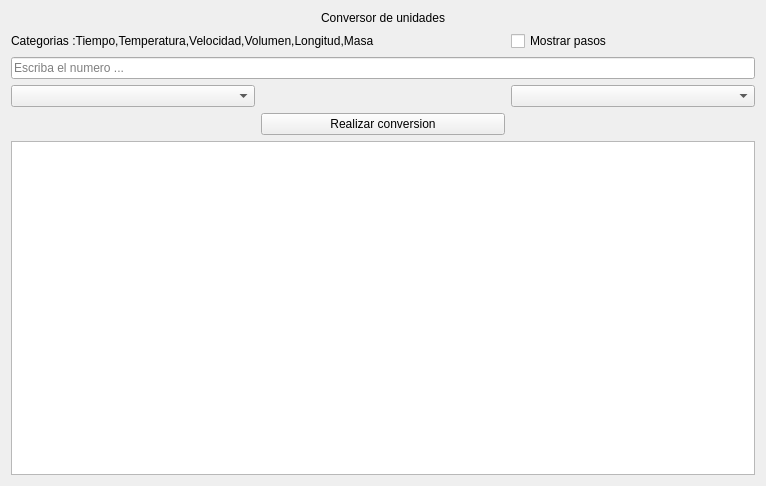
<?xml version="1.0" encoding="UTF-8"?>
<ui version="4.0">
 <class>Form</class>
 <widget class="QWidget" name="Form">
  <property name="geometry">
   <rect>
    <x>0</x>
    <y>0</y>
    <width>766</width>
    <height>486</height>
   </rect>
  </property>
  <property name="windowTitle">
   <string>Form</string>
  </property>
  <layout class="QGridLayout" name="gridLayout">
   <item row="1" column="0" colspan="2">
    <widget class="QLabel" name="label_2">
     <property name="text">
      <string>Categorias :Tiempo,Temperatura,Velocidad,Volumen,Longitud,Masa</string>
     </property>
    </widget>
   </item>
   <item row="3" column="0">
    <widget class="QComboBox" name="comboBox_entrada"/>
   </item>
   <item row="3" column="2">
    <widget class="QComboBox" name="comboBox_destino"/>
   </item>
   <item row="4" column="1">
    <widget class="QPushButton" name="pushButton_convertir">
     <property name="text">
      <string>Realizar conversion</string>
     </property>
    </widget>
   </item>
   <item row="2" column="0" colspan="3">
    <widget class="QLineEdit" name="numero_conversion">
     <property name="placeholderText">
      <string>Escriba el numero ...</string>
     </property>
    </widget>
   </item>
   <item row="0" column="0" colspan="3" alignment="Qt::AlignmentFlag::AlignHCenter">
    <widget class="QLabel" name="lbl_titulo">
     <property name="styleSheet">
      <string notr="true">font: 26pt &quot;Segoe UI&quot;;</string>
     </property>
     <property name="text">
      <string>Conversor de unidades</string>
     </property>
    </widget>
   </item>
   <item row="5" column="0" colspan="3">
    <widget class="QTextEdit" name="campo_explicacion"/>
   </item>
   <item row="1" column="2">
    <widget class="QCheckBox" name="chk_mostrar_pasos">
     <property name="text">
      <string>Mostrar pasos</string>
     </property>
    </widget>
   </item>
  </layout>
 </widget>
 <resources/>
 <connections/>
</ui>
